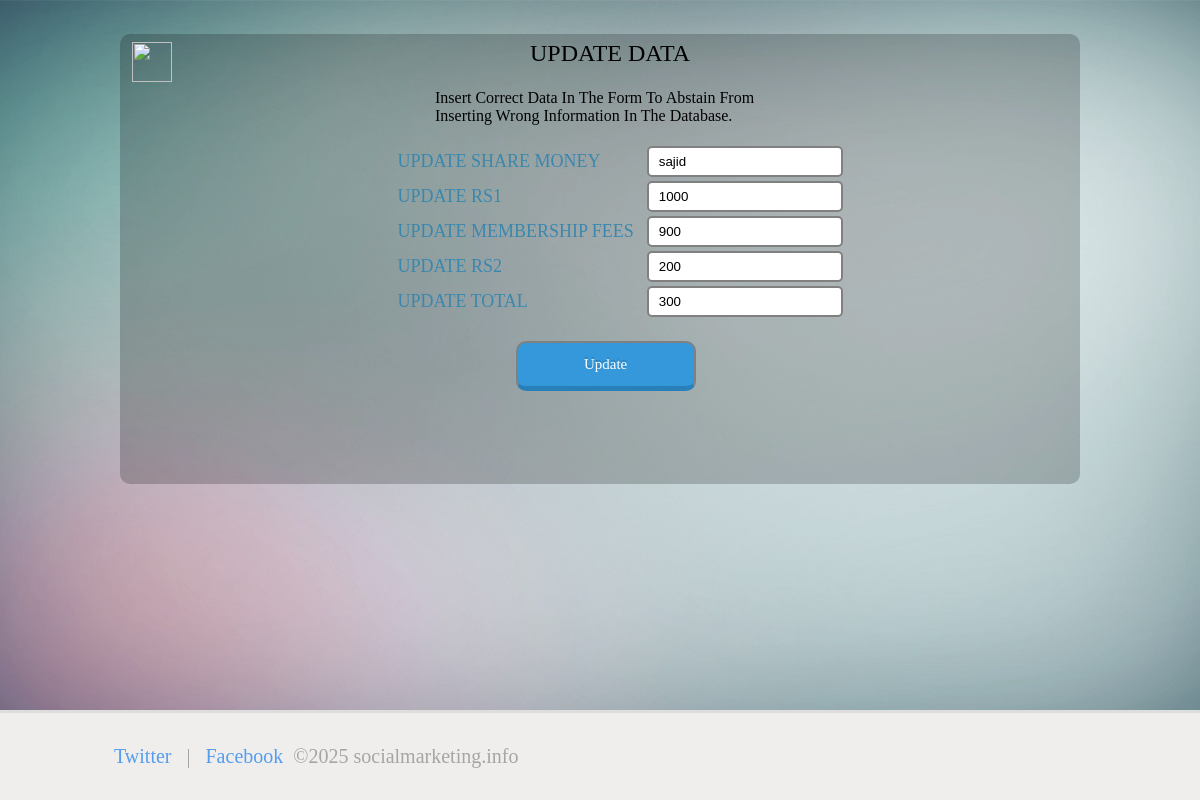
Page /update_slip3_record.php?updates=1 (signed in) on the committed database.
### tables this page shows
CREATE TABLE `registerd_letter` (
  `id` int(11) NOT NULL,
  `share_money` varchar(255) NOT NULL,
  `rs1` bigint(20) NOT NULL,
  `membership_fees` varchar(255) NOT NULL,
  `rs2` bigint(20) NOT NULL,
  `total` bigint(20) NOT NULL
);

### update_slip3_record.php (the view, shortened to what this page needs)
<?php
include('db.php');
if (isset($_GET['updates'])) {
  $update_record=$_GET['updates'];
  global $link;
  $get_record="select * from registerd_letter where id='".$update_record."'";
  $run_get_record=mysqli_query($link,$get_record);
  while ($row_run_get_record=mysqli_fetch_array($run_get_record))
  {
    $edit_id=$row_run_get_record['id'];
    $SHARE_MONEY=$row_run_get_record['share_money'];
    $RS1=$row_run_get_record['rs1'];
    $MEMBERSHIP_FEES=$row_run_get_record['membership_fees'];
    $RS2=$row_run_get_record['rs2'];
    $TOTAL=$row_run_get_record['total'];
  }
}
?>
<!DOCTYPE html>
<html>
<head>
	<link rel="stylesheet" type="text/css" href="style.css">
</head>
<body>
<div class="main_container">
<br>
<div class="data">
<a href="slip3.php"><img src="images/back.png" width="40" height="40" style="position: absolute;left:11%;top:42px"></a>
<div class="section page">
    <div class="wrapper">
    <h1>UPDATE DATA</h1>
 <?php
 if(isset($message)){
 echo "<p style='margin-left: 22%;text-align:center' class='message'>".$message."</p>";
 }else{
if(isset($error_message)){
  echo "<p style='margin-left: 22%;text-align:center' class='message'>".$error_message."</p>";
}else{
  echo "<p style='background:#FFFFF; width:350px;margin:0 auto'>Insert Correct Data In The Form To Abstain From Inserting Wrong Information In The Database.</p><br>";
}
}   ?>
<form method="post" action="update_slip3_record.php?edit_form=<?php echo $edit_id;?>">
          <table class="table1">
            <tbody><tr>
              <td><label style="color:#3a87ad; font-size:18px;">UPDATE SHARE MONEY</label></td>
              <td width="5"></td>
              <td><input type="text" name="u_share_money" value="<?php echo $SHARE_MONEY;?>"></td>
            </tr>
            <tr>
            <td><label style="color:#3a87ad; font-size:18px;">UPDATE RS1</label></td>
              <td width="5"></td>
             <td><input type="text" name="u_rs1"  value="<?php echo  $RS1;?>">
              </td>
            </tr>
            <tr>
              <td><label style="color:#3a87ad; font-size:18px;">UPDATE MEMBERSHIP FEES</label></td>
              <td width="5"></td>
              <td><input type="text" name="u_member" value="<?php echo  $MEMBERSHIP_FEES;?>"></td>
            </tr>
            <tr>
              <td><label style="color:#3a87ad; font-size:18px;">UPDATE RS2</label></td>
              <td width="5"></td>
              <td><input type="text" name="u_rs2" value="<?php echo  $RS2;?>"></td>
            </tr>
            <tr>
              <td><label style="color:#3a87ad; font-size:18px;">UPDATE TOTAL</label></td>
              <td width="5"></td>
              <td><input type="text" name="u_total" value="<?php echo $TOTAL;?>"></td>
            </tr>
                <tr><td><input type="submit" name="submit" class="button_darkblue" value="Update" style="height: 50px;left:50%;top: 20px;"></td></tr>
          </tbody></table>
    </form>
    </div>
    </div>
    </div>
    <?php include 'footer.php'; ?>
</body>
</html>

### style.css (style rules this page uses)
.button_darkblue { position: relative; padding: 5px 10px; border-radius: 10px; font-family: 'Pacifico', cursive; font-size: 15px; color: #FFF; text-decoration: none; background: #3498DB; border-bottom: 5px solid #2980B9; text-shadow: 0px -2px #2980B9; }

### update_slip3_record.php (style rules this page uses)
html { height:100%; background: url(images/b.png) no-repeat center center fixed; background-size: cover; }
.main_container { margin: 0 auto; width: 80%; height: auto; }
body { min-height:100%; padding:0; margin:0; position:relative; }
body::after { content:''; display:block; height:100px; }
.main_container { width: 80%; margin-left: auto; margin-right: auto; height: auto; }
.data { margin: 0 auto; width: 100%; height: 450px; background: rgba(0,0,0,0.2); border-radius: 10px; }
.wrapper { width: 400px; margin: 0 auto; }
.section.page:after { content:"";display:block;visibility:hidden;height:0;clear:both; }
.section.page h1 { font-size: 24px; text-align: center; line-height: 1.6; font-weight: normal; }
.section.page p { width: 475px; margin-right: auto; }
form { margin-left: 28% }
input { border: 2px grey solid ;border-radius: 5px;width: 180px;height: 25px;padding-left: 10px }

### footer.php (style rules this page uses)
.wrapper { width: 980px; margin: 0 auto; }

### rows in the picture
registerd_letter: u_share_money "sajid", u_rs1 "1000", u_member "900", u_rs2 "200", u_total "300"
